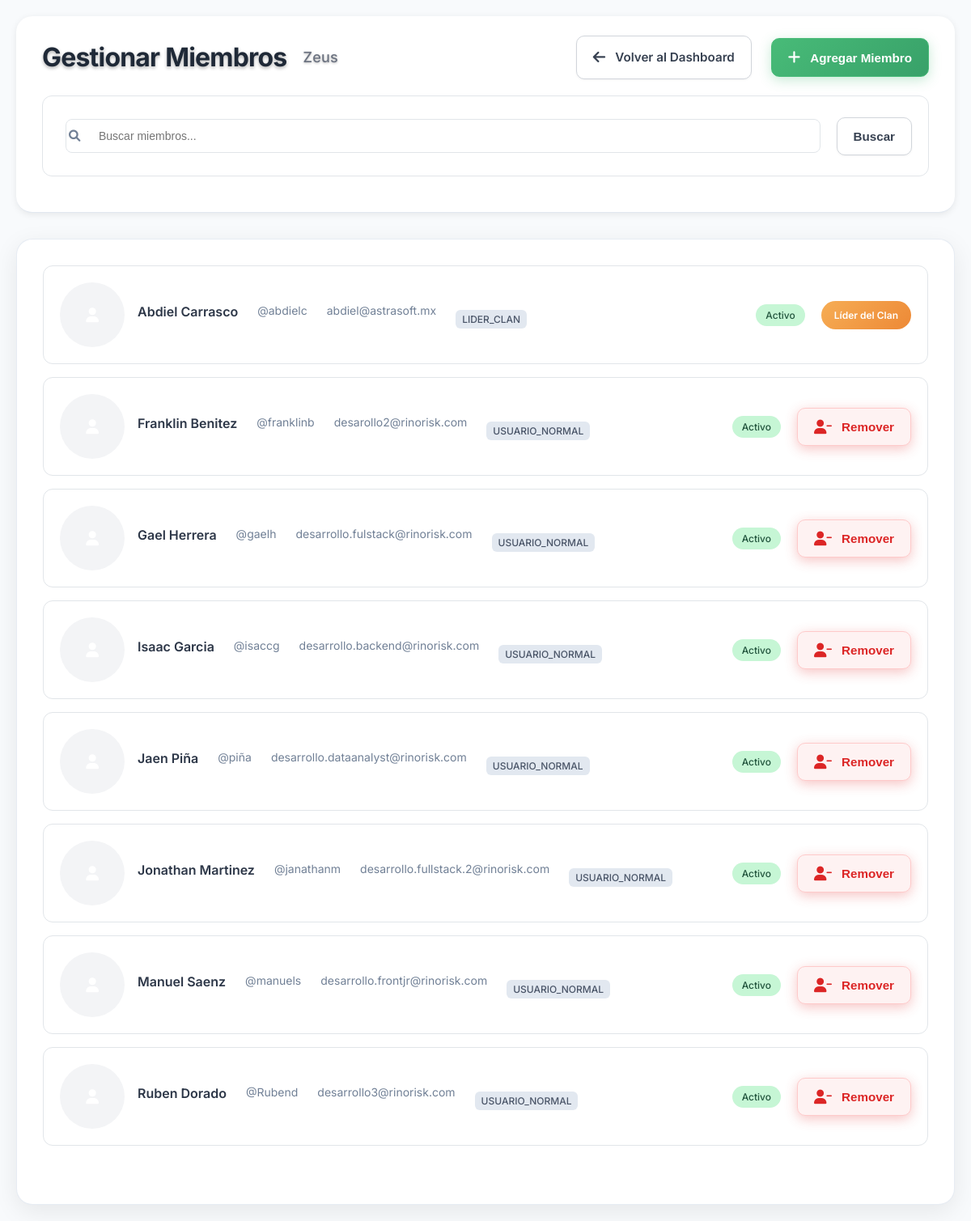
The app's page /public/?route=clan_leader/members (signed in) with its own data.
### tables this page shows
CREATE TABLE `Clans` (
  `clan_id` int NOT NULL,
  `clan_name` varchar(100) NOT NULL,
  `clan_departamento` varchar(100) NOT NULL,
  `created_at` timestamp NULL DEFAULT CURRENT_TIMESTAMP
);

CREATE TABLE `Users` (
  `user_id` int NOT NULL,
  `username` varchar(100) NOT NULL,
  `password_hash` varchar(255) NOT NULL,
  `email` varchar(100) DEFAULT NULL,
  `full_name` varchar(100) DEFAULT NULL,
  `is_active` tinyint(1) DEFAULT '1',
  `last_login` timestamp NULL DEFAULT NULL,
  `created_at` timestamp NULL DEFAULT CURRENT_TIMESTAMP
);

CREATE TABLE `Roles` (
  `role_id` int NOT NULL,
  `role_name` varchar(50) NOT NULL
);

### app/models/User.php (called while the page is built, shortened)
<?php
class User {
    private $db;
    public function __construct() {
        $this->db = Database::getConnection();
    }
    public function findById($id) {
        try {
            $stmt = $this->db->prepare("
                SELECT user_id, username, email, full_name, is_active, last_login, created_at
                FROM Users
                WHERE user_id = ? AND is_active = 1
            ");
            $stmt->execute([$id]);
            return $stmt->fetch();
        } catch (PDOException $e) {
            error_log("Error al buscar usuario por ID: " . $e->getMessage());
            return false;
        }
    }
    public function getUserClan($userId) {
        try {
            $stmt = $this->db->prepare("
                SELECT
                    c.clan_id,
                    c.clan_name,
                    c.clan_departamento
                FROM Clans c
                JOIN Clan_Members cm ON c.clan_id = cm.clan_id
                WHERE cm.user_id = ?
                LIMIT 1
            ");
            $stmt->execute([$userId]);
            return $stmt->fetch();
        } catch (PDOException $e) {
            error_log("Error al obtener clan del usuario: " . $e->getMessage());
            return false;
        }
    }
}

### config/database.php (called while the page is built, shortened)
<?php
class Database {
    private static $connection = null;
    public static function getConnection() {
        if (self::$connection === null) {
            try {
                $dsn = "mysql:host=" . DB_HOST . ";dbname=" . DB_NAME . ";charset=utf8mb4";
                $options = [
                    PDO::ATTR_ERRMODE => PDO::ERRMODE_EXCEPTION,
                    PDO::ATTR_DEFAULT_FETCH_MODE => PDO::FETCH_ASSOC,
                    PDO::ATTR_EMULATE_PREPARES => false,
                ];
                self::$connection = new PDO($dsn, DB_USERNAME, DB_PASSWORD, $options);
            } catch (PDOException $e) {
                die('Error de conexión a la base de datos: ' . $e->getMessage());
            }
        }
        return self::$connection;
    }
}

### app/models/Auth.php (called while the page is built, shortened)
<?php
class Auth {
    private $userModel;
    public function __construct() {
        $this->userModel = new User();
    }
    public function isLoggedIn() {
        return isset($_SESSION['user_id']) && !empty($_SESSION['user_id']);
    }
    public function getCurrentUser() {
        return $this->userModel->findById($_SESSION['user_id']);
    }
}

### app/models/Clan.php (called while the page is built, shortened)
<?php
class Clan {
    private $db;
    public function __construct() {
        $this->db = Database::getConnection();
    }
    public function getMembers($clanId) {
        try {
            $stmt = $this->db->prepare("
                SELECT
                    u.user_id,
                    u.username,
                    u.full_name,
                    u.email,
                    u.is_active,
                    u.last_login,
                    r.role_name
                FROM Clan_Members cm
                JOIN Users u ON cm.user_id = u.user_id
                LEFT JOIN User_Roles ur ON u.user_id = ur.user_id
                LEFT JOIN Roles r ON ur.role_id = r.role_id
                WHERE cm.clan_id = ?
                ORDER BY u.full_name
            ");
            $stmt->execute([$clanId]);
            return $stmt->fetchAll();
        } catch (PDOException $e) {
            error_log("Error al obtener miembros: " . $e->getMessage());
            return [];
        }
    }
}

### app/views/clan_leader/members.php (the view, shortened to what this page needs)
<div class="clan-leader-members minimal">
    <header class="minimal-header">
        <div class="header-row">
            <div class="title-minimal">
                <h1>Gestionar Miembros</h1>
                <span class="subtitle"><?php echo htmlspecialchars($clan['clan_name']); ?></span>
            </div>
            <div class="actions-minimal">
                <a href="?route=clan_leader/dashboard" class="btn-minimal">
                    <i class="fas fa-arrow-left"></i>
                    Volver al Dashboard
                </a>
                <button class="btn-minimal primary" onclick="openAddMemberModal()">
                    <i class="fas fa-plus"></i>
                    Agregar Miembro
                </button>
            </div>
        </div>
        <div class="search-minimal">
            <form method="GET" action="?route=clan_leader/members">
                <div class="search-input">
                    <i class="fas fa-search"></i>
                    <input type="text" name="search" value="<?php echo htmlspecialchars($search); ?>"
                           placeholder="Buscar miembros...">
                </div>
                <button type="submit" class="btn-minimal">Buscar</button>
            </form>
        </div>
    </header>
    <div class="content-minimal">
        <section class="members-minimal">
            <?php if (!empty($members)): ?>
                <div class="members-list">
                    <?php foreach ($members as $member): ?>
                        <div class="member-item">
                            <div class="member-info">
                                <div class="member-avatar">
                                    <i class="fas fa-user"></i>
                                </div>
                                <div class="member-details">
                                    <div class="member-name"><?php echo htmlspecialchars($member['full_name']); ?></div>
                                    <div class="member-username">@<?php echo htmlspecialchars($member['username']); ?></div>
                                    <div class="member-email"><?php echo htmlspecialchars($member['email']); ?></div>
                                    <div class="member-role">
                                        <span class="role-badge"><?php echo htmlspecialchars($member['role_name'] ?? 'Sin rol'); ?></span>
                                    </div>
                                </div>
                            </div>
                            <div class="member-status">
                                <?php if ($member['is_active']): ?>
                                    <span class="status-active">Activo</span>
                                <?php else: ?>
                                    <span class="status-inactive">Inactivo</span>
                                <?php endif; ?>
                            </div>
                            <div class="member-actions">
                                <?php if ($member['user_id'] != $user['user_id']): ?>
                                    <button class="btn-minimal danger"
                                            onclick="removeMember(<?php echo $member['user_id']; ?>, '<?php echo htmlspecialchars($member['full_name']); ?>')">
                                        <i class="fas fa-user-minus"></i>
                                        Remover
                                    </button>
                                <?php else: ?>
                                    <span class="leader-badge">Líder del Clan</span>
                                <?php endif; ?>
                            </div>
                        </div>
                    <?php endforeach; ?>
                </div>
            <?php endif; ?>
        </section>
    </div>
</div>
<?php
require_once __DIR__ . '/../admin/layout.php';
?>

### public/assets/css/theme.css (style rules this page uses)
:root { --primary-color: #6366f1; --primary-light: #8b5cf6; --primary-dark: #4f46e5; --primary-gradient: linear-gradient(135deg, #6366f1 0%, #8b5cf6 100%); --secondary-color: #10b981; --secondary-light: #34d399; --secondary-dark: #059669; --bg-primary: #ffffff; --bg-secondary: #f8fafc; --bg-tertiary: #f1f5f9; --bg-accent: #e2e8f0; --bg-dark: #0f172a; --bg-glass: rgba(255, 255, 255, 0.8); --bg-glass-dark: rgba(15, 23, 42, 0.8); --text-primary: #1e293b; --text-secondary: #64748b; --text-muted: #94a3b8; --text-light: #cbd5e1; --text-white: #ffffff; --success: #10b981; --warning: #f59e0b; --error: #ef4444; --info: #3b82f6; --shadow-sm: 0 1px 2px 0 rgba(0, 0, 0, 0.05); --shadow-md: 0 4px 6px -1px rgba(0, 0, 0, 0.1); --shadow-lg: 0 10px 15px -3px rgba(0, 0, 0, 0.1); --shadow-xl: 0 20px 25px -5px rgba(0, 0, 0, 0.1); --shadow-glow: 0 0 20px rgba(99, 102, 241, 0.3); --radius-sm: 6px; --radius-md: 12px; --radius-lg: 20px; --radius-xl: 24px; --radius-full: 9999px; --spacing-xs: 0.25rem; --spacing-sm: 0.5rem; --spacing-md: 1rem; --spacing-lg: 1.5rem; --spacing-xl: 2rem; --spacing-2xl: 3rem; --font-family: 'Inter', 'Segoe UI', system-ui, -apple-system, sans-serif; --font-mono: 'JetBrains Mono', 'Fira Code', monospace; --font-weight-light: 300; --font-weight-normal: 400; --font-weight-medium: 500; --font-weight-semibold: 600; --font-weight-bold: 700; --transition-fast: 0.15s ease; --transition-normal: 0.3s ease; --transition-slow: 0.5s ease; --glass-bg: rgba(255, 255, 255, 0.1); --glass-border: rgba(255, 255, 255, 0.2); --glass-backdrop: blur(10px); }
* { margin: 0; padding: 0; box-sizing: border-box; }
body { font-family: var(--font-family); background: var(--bg-secondary); color: var(--text-primary); line-height: 1.6; font-weight: var(--font-weight-normal); transition: all var(--transition-normal); -webkit-font-smoothing: antialiased; -moz-osx-font-smoothing: grayscale; }

### public/assets/css/admin.css (style rules this page uses)
* { box-sizing: border-box; }
body { margin: 0; padding: 0; font-family: 'Inter', 'Segoe UI', system-ui, sans-serif; background: #f8fafc; color: #1e293b; line-height: 1.6; }
:root { --admin-primary: #6366f1; --admin-primary-dark: #4f46e5; --admin-secondary: #10b981; --admin-bg-primary: #ffffff; --admin-bg-secondary: #f8fafc; --admin-bg-tertiary: #f1f5f9; --admin-bg-accent: #e2e8f0; --admin-text-primary: #1e293b; --admin-text-secondary: #64748b; --admin-text-muted: #94a3b8; --admin-border: #e2e8f0; --admin-shadow: 0 4px 6px -1px rgba(0, 0, 0, 0.1); --admin-shadow-lg: 0 10px 15px -3px rgba(0, 0, 0, 0.1); --admin-radius: 12px; --admin-radius-lg: 20px; --admin-spacing: 1rem; --admin-spacing-lg: 1.5rem; --admin-spacing-xl: 2rem; }
.status-badge, .role-badge { padding: 4px 8px; border-radius: 6px; font-size: 0.8rem; font-weight: 500; text-transform: uppercase; }
.search-input { border: none; background: transparent; padding: 8px; font-size: 0.9rem; color: var(--admin-text-primary); width: 250px; outline: none; }

### records on screen
clans: clan_name "Zeus"
users: full_name "Abdiel Carrasco", username "abdielc", email "abdiel@astrasoft.mx", roles.role_name "LIDER_CLAN", is_active "Activo", shows "Líder del Clan"
users: full_name "Franklin Benitez", username "franklinb", email "desarollo2@rinorisk.com", roles.role_name "USUARIO_NORMAL", is_active "Activo"
users: full_name "Gael Herrera", username "gaelh", email "desarrollo.fulstack@rinorisk.com", roles.role_name "USUARIO_NORMAL", is_active "Activo"
users: full_name "Isaac Garcia", username "isaccg", email "desarrollo.backend@rinorisk.com", roles.role_name "USUARIO_NORMAL", is_active "Activo"
users: full_name "Jaen Piña", username "piña", email "desarrollo.dataanalyst@rinorisk.com", roles.role_name "USUARIO_NORMAL", is_active "Activo"
users: full_name "Jonathan Martinez", username "janathanm", email "desarrollo.fullstack.2@rinorisk.com", roles.role_name "USUARIO_NORMAL", is_active "Activo"
users: full_name "Manuel Saenz", username "manuels", email "desarrollo.frontjr@rinorisk.com", roles.role_name "USUARIO_NORMAL", is_active "Activo"
users: full_name "Ruben Dorado", username "Rubend", email "desarrollo3@rinorisk.com", roles.role_name "USUARIO_NORMAL", is_active "Activo"
